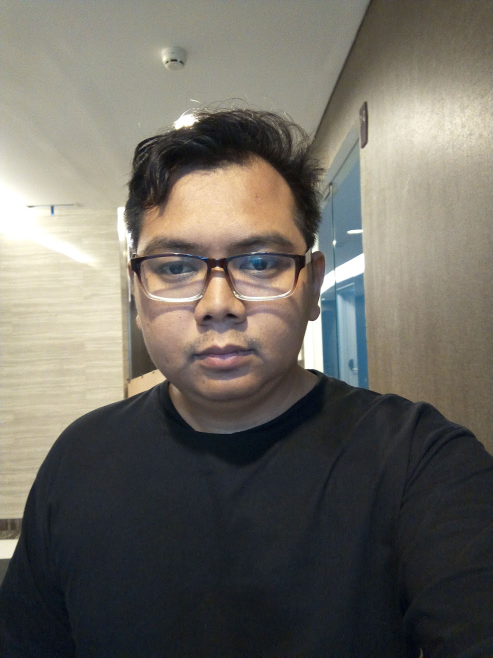
#> input picture img/andriat.jpg, 986 x 1315 px (shown at 1/2 size)
$ python soal3.py
#> lines starting #> are read from the running program, lines starting #| are printed output that depends on the picture; after the words box and inside, x2 and y2 are one past the last pixel; in counts of white or black regions, pixels touching at a corner belong together
#> in image_convertion_to_30x40_gray_png, `img = cv2.imread(image_path, cv2.IMREAD_GRAYSCALE)`:
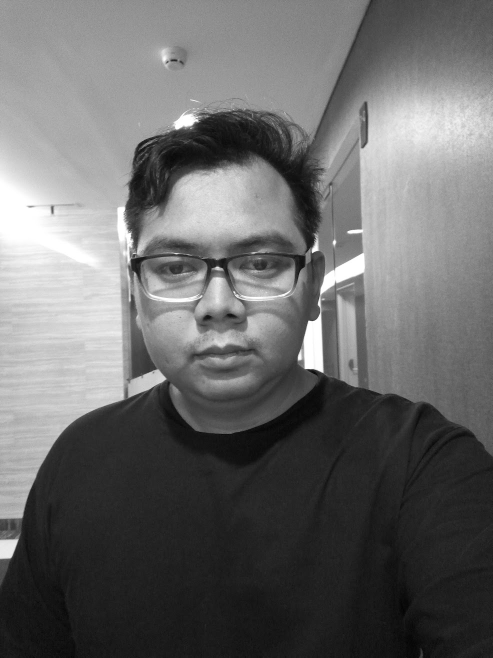
#> img: shape (1315, 986) (shown at 1/2 size); min 0, max 255, mean 106.1
#> in image_convertion_to_30x40_gray_png, `img_resized = cv2.resize(img, (30, 40))`:
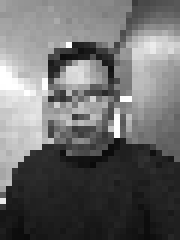
#> img_resized: shape (40, 30) (shown 6 times larger); min 10, max 255, mean 106.6
import cv2
import numpy as np
import matplotlib.pyplot as plt

def text_to_bin(text):
    """Mengubah teks menjadi format biner."""
    return ''.join(format(ord(i), '08b') for i in text)

def decimal_to_binary(decimal_num, bit_size=8):
    """Mengubah bilangan desimal menjadi biner dengan panjang bit tertentu."""
    binary_str = bin(decimal_num)[2:].zfill(bit_size)
    return binary_str

def encode_image(image_path, secret_message, output_image_path):
    """Menyisipkan pesan ke dalam gambar menggunakan metode LSB.

    Args:
        image_path: Path gambar input (grayscale).
        secret_message: Pesan rahasia yang ingin disisipkan (dalam bentuk string).
        output_image_path: Path untuk menyimpan gambar yang sudah disisipkan pesan.
    """
#> called with image_path = 'img/andriat_resized.png', output_image_path = 'img/andriat_encoded.png'
    # Membaca gambar grayscale
    image = cv2.imread(image_path, cv2.IMREAD_GRAYSCALE)

    # Mendapatkan ukuran gambar
    rows, cols = image.shape
#> rows = 40; cols = 30
    message_len = len(secret_message)

    # Mengecek apakah pesan bisa disisipkan ke dalam gambar
    if message_len > rows * cols:
        raise ValueError("Pesan terlalu panjang untuk gambar ini!")

    message_index = 0

    # Menyisipkan bit pesan ke dalam LSB setiap piksel
    for i in range(rows):
        for j in range(cols):
            pixel = image[i, j]

            if message_index < message_len:
                # Sisipkan bit pesan ke dalam LSB
                image[i, j] = (pixel & 0xFE) | int(secret_message[message_index])
                message_index += 1
#> image: shape (40, 30); 4.5% of pixels changed, all inside (x1, y1, x2, y2) = (0, 0, 30, 4)
#> after the loop, message_index = 96

    # Menyimpan gambar yang sudah disisipi pesan
    cv2.imwrite(output_image_path, image)
    print("Pesan berhasil disisipkan ke dalam gambar.")

def decode_image_lsb(image_path, message_length):
    """Mengekstrak pesan dari gambar yang disisipkan menggunakan LSB.

    Args:
        image_path: Path gambar yang sudah disisipkan pesan.
        message_length: Jumlah panjang pesan yang disisipkan dalam bit.

    Returns:
        str: Pesan yang diekstrak dari gambar.
    """
#> called with image_path = 'img/andriat_encoded.png', message_length = 96
    # Membaca gambar grayscale
    image = cv2.imread(image_path, cv2.IMREAD_GRAYSCALE)

    # Menyiapkan wadah untuk pesan biner
    binary_message = ""

    # Mendapatkan ukuran gambar
    rows, cols = image.shape
#> rows = 40; cols = 30

    # Mengekstrak LSB dari setiap piksel untuk mendapatkan pesan
    for i in range(rows):
        for j in range(cols):
            pixel = image[i, j]
            binary_message += str(pixel & 1)

    # Menyaring bit pesan yang telah disisipkan
    # Ambil sebanyak jumlah bit yang disisipkan (message_length)
    return binary_message[:message_length]  # Ambil sesuai panjang pesan yang disisipkan

def create_secret_message(birth_date):
  """Membuat pesan rahasia dari tanggal lahir.

  Args:
    birth_date: String yang berisi tanggal lahir dalam format DD-MM-YYYY.

  Returns:
    String: Pesan rahasia dalam bentuk biner.
  """

  # Memisahkan tanggal, bulan, dan tahun
  day, month, year = map(int, birth_date.split('-'))
  array = [day, month, year // 100, year % 100] * 3
  print("Nilai Desimal dari setiap bagian: ", array)

  # Mengubah setiap bagian menjadi biner 8-bit
  binary_day = decimal_to_binary(day)
  binary_month = decimal_to_binary(month)
  binary_year1 = decimal_to_binary(int(year // 100))
  binary_year2 = decimal_to_binary(year % 100)

  # Menggabungkan semua bagian menjadi satu pesan rahasia
  secret_message = (binary_day + binary_month + binary_year1 + binary_year2) * 3
  return secret_message

def decode_secret_message(secret_message):
  """Mengembalikan tanggal lahir dari pesan rahasia.

  Args:
    secret_message: String yang berisi pesan rahasia dalam bentuk biner.

  Returns:
    String: Tanggal lahir dalam format "DD-MM-YYYY".
  """

  # Panjang setiap bagian (dalam bit)
  part_length = 8

  # Membagi pesan menjadi 4 bagian (hari, bulan, tahun1, tahun2)
  parts = [secret_message[i:i+part_length] for i in range(0, len(secret_message), part_length)]
  print("Nilai Desimal dari setiap bagian: ", [int(part, 2) for part in parts])

  # Mengambil satu set pertama dari setiap bagian (karena diulang 3 kali)
  unique_parts = parts[:4]

  # Mengubah biner ke desimal
  decimal_parts = [int(part, 2) for part in unique_parts]

  # Membentuk tanggal
  day, month, year1, year2 = decimal_parts
  year = year1 * 100 + year2
  birth_date = f"{day:02d}-{month:02d}-{year}"

  return birth_date

def image_convertion_to_30x40_gray_png(image_path, output_image_path):
    """Mengubah gambar menjadi grayscale dan menyesuaikan ukuran menjadi 30x40 pixel."""
    img = cv2.imread(image_path, cv2.IMREAD_GRAYSCALE)
    img_resized = cv2.resize(img, (30, 40))
    cv2.imwrite(output_image_path, img_resized)
    print(f"Gambar berhasil diubah menjadi grayscale dan diresize menjadi 30x40 pixel. Disimpan di {output_image_path}")


image_convertion_to_30x40_gray_png('img/andriat.jpg', 'img/andriat_resized.png')

# Menyisipkan pesan rahasia ke dalam gambar
birth_date = '01-04-1986'
secret_message = create_secret_message(birth_date)
message_length = len(secret_message)
print(f"Pesan rahasia yang akan disisipkan: {secret_message} (total bit: {message_length})")
encode_image('img/andriat_resized.png', secret_message, 'img/andriat_encoded.png')

binnary_message = decode_image_lsb('img/andriat_encoded.png', message_length)
print(f"Pesan rahasia dalam bentuk biner: {binnary_message}")
#| Pesan rahasia dalam bentuk biner: 000000010000010000010011010101100000000100000100000100110101011000000001000001000001001101010110
decoded_message = decode_secret_message(binnary_message)
#> decoded_message = '01-04-1986'
print(f"Pesan rahasia yang diekstrak: {decoded_message}")
#| Pesan rahasia yang diekstrak: 01-04-1986

# Menampilkan gambar asli dan gambar yang sudah disisipkan pesan
original_image = cv2.imread('img/andriat_resized.png', cv2.IMREAD_GRAYSCALE)
encoded_image = cv2.imread('img/andriat_encoded.png', cv2.IMREAD_GRAYSCALE)

plt.subplot(1, 2, 1)
plt.imshow(original_image, cmap='gray')
plt.title('Gambar Asli')
plt.axis('off')

plt.subplot(1, 2, 2)
plt.imshow(encoded_image, cmap='gray')
plt.title(f"Pesan Rahasia yang Disisipkan {decoded_message}")
plt.axis('off')

plt.show()
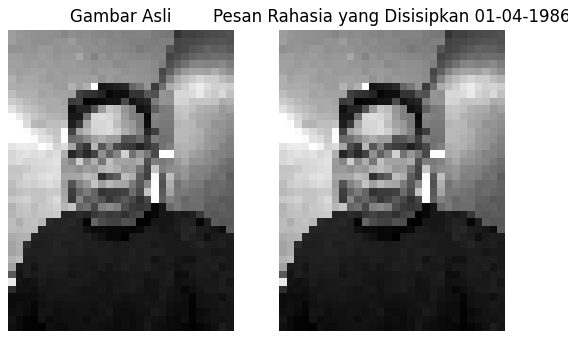
#> figure drawn by matplotlib, 2 panels

$ run again, with img/bunga.jpg copied over img/andriat.jpg
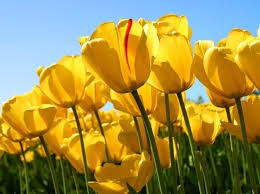
#> input picture img/bunga.jpg, 260 x 194 px
#> in image_convertion_to_30x40_gray_png, `img_resized = cv2.resize(img, (30, 40))`:
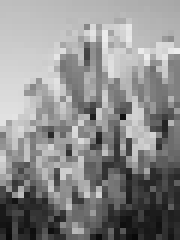
#> img_resized: shape (40, 30) (shown 6 times larger); min 8, max 237, mean 139.6
#> after the loop in encode_image, `for i in range(rows):`: message_index = 96
#| Pesan rahasia dalam bentuk biner: 000000010000010000010011010101100000000100000100000100110101011000000001000001000001001101010110
#> decoded_message = '01-04-1986'
#| Pesan rahasia yang diekstrak: 01-04-1986
#> `plt.show()`:
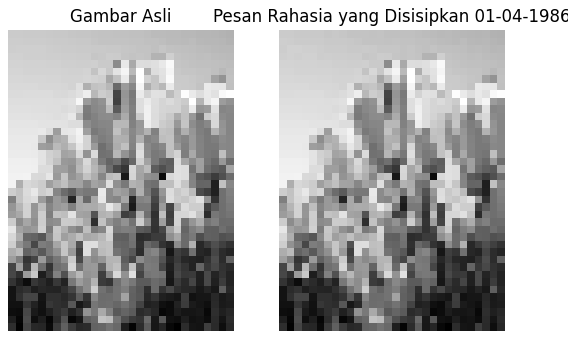
#> figure drawn by matplotlib, 2 panels

$ run again, with img/car.jpg copied over img/andriat.jpg
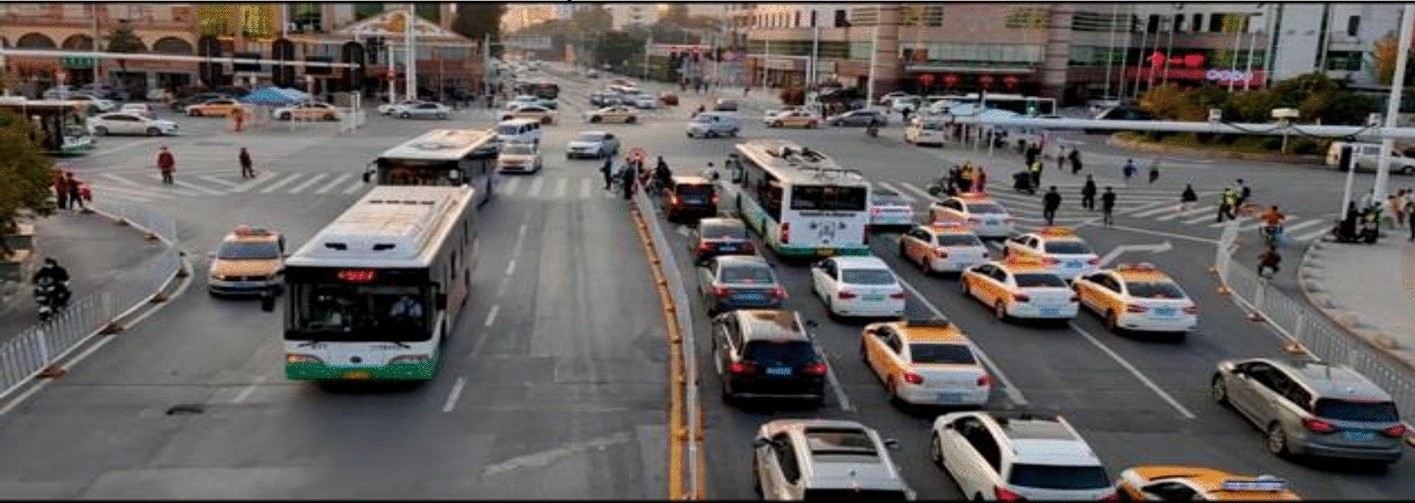
#> input picture img/car.jpg, 1415 x 503 px
#> in image_convertion_to_30x40_gray_png, `img_resized = cv2.resize(img, (30, 40))`:
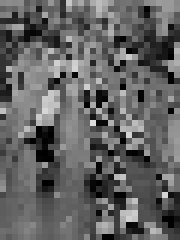
#> img_resized: shape (40, 30) (shown 6 times larger); min 0, max 221, mean 98
#> after the loop in encode_image, `for i in range(rows):`: message_index = 96
#| Pesan rahasia dalam bentuk biner: 000000010000010000010011010101100000000100000100000100110101011000000001000001000001001101010110
#> decoded_message = '01-04-1986'
#| Pesan rahasia yang diekstrak: 01-04-1986
#> `plt.show()`:
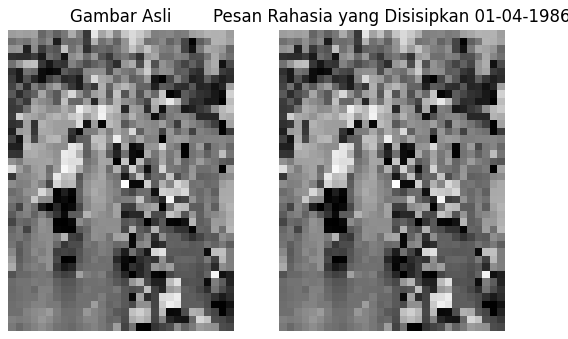
#> figure drawn by matplotlib, 2 panels

$ run again, with img/kincir.jpg copied over img/andriat.jpg
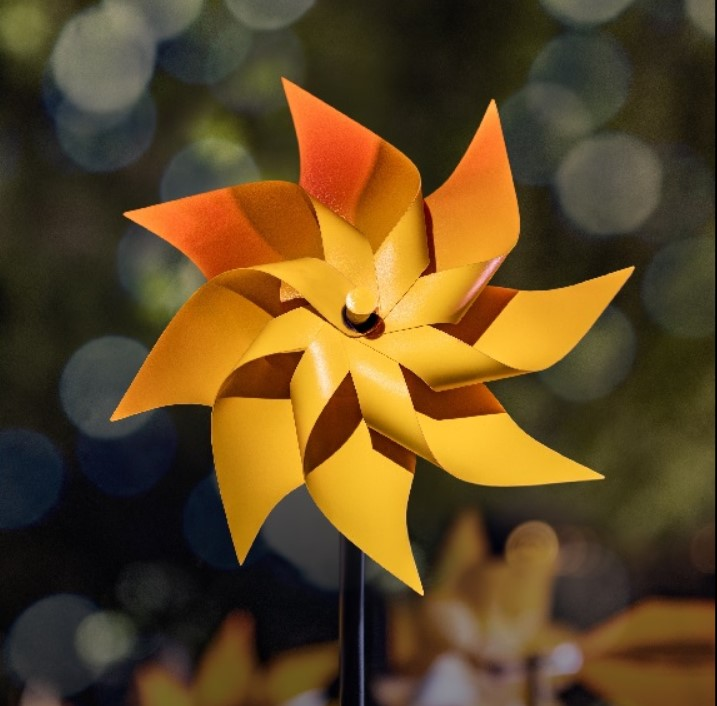
#> input picture img/kincir.jpg, 717 x 706 px
#> in image_convertion_to_30x40_gray_png, `img_resized = cv2.resize(img, (30, 40))`:
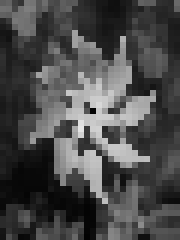
#> img_resized: shape (40, 30) (shown 6 times larger); min 2, max 229, mean 74.4
#> after the loop in encode_image, `for i in range(rows):`: message_index = 96
#| Pesan rahasia dalam bentuk biner: 000000010000010000010011010101100000000100000100000100110101011000000001000001000001001101010110
#> decoded_message = '01-04-1986'
#| Pesan rahasia yang diekstrak: 01-04-1986
#> `plt.show()`:
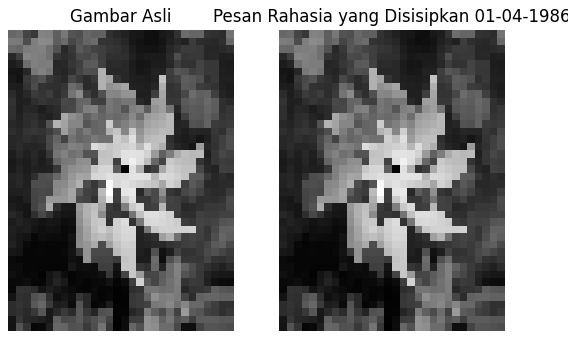
#> figure drawn by matplotlib, 2 panels
